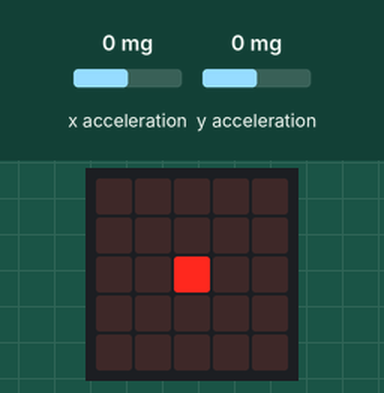
Simulated run of this program. Board: BBC micro:bit (MakeCode). Shown: the board's 5×5 LED display. The inputs (shaded band) are chosen by the test bench; at power-on: x acceleration 0 mg, y acceleration 0 mg.

Above: at 1.2 s.
1.3 s: x acceleration set to -91 mg
2.8 s: x acceleration set to -105 mg
At 2.96 s:
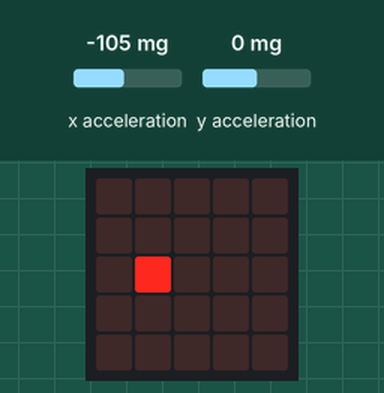
At 4.3 s:
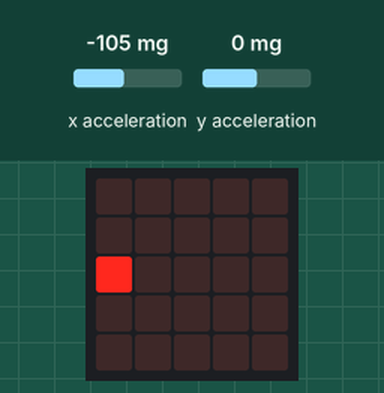
4.6 s: y acceleration set to -91 mg
6.1 s: y acceleration set to -105 mg
At 6.8 s:
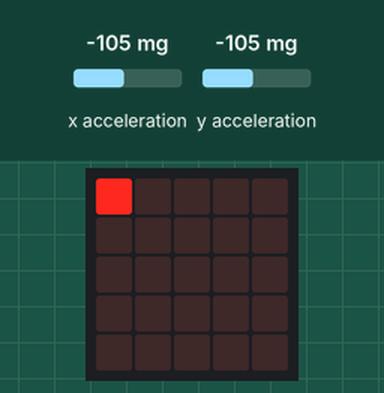
7.9 s: x acceleration set to 96 mg
9.4 s: x acceleration set to 106 mg
At 10.4 s:
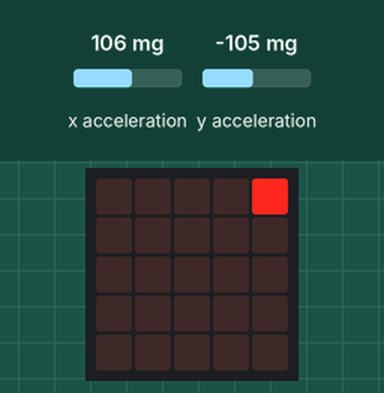
Timing chart, 0 to 12.2 s (numbered marks = the images above; inputs shaded):
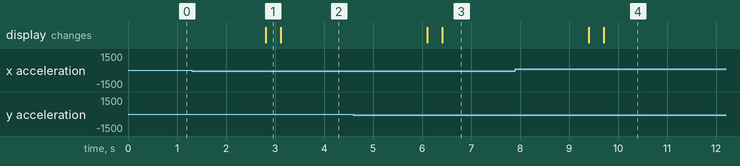

The program:

main.ts
```typescript
let acc_Y = 0
let acc_X = 0
let pos_x = 2
let pos_y = 2
basic.forever(function () {
    acc_X = input.acceleration(Dimension.X)
    acc_Y = input.acceleration(Dimension.Y)
    if (acc_X > 100 && pos_x < 4) {
        pos_x += 1
    }
    if (acc_X < -100 && pos_x > 0) {
        pos_x += -1
    }
    if (acc_Y > 100 && pos_y < 4) {
        pos_y += 1
    }
    if (acc_Y < -100 && pos_y > 0) {
        pos_y += -1
    }
    basic.clearScreen()
    led.plot(pos_x, pos_y)
})
```

test.ts
```typescript
// 在這裡測試；當此封包作為擴充功能時，將不會編譯此內容。
```

Measured:
- the behaviour switches between -100 and -101 mg on x acceleration (found by bisection; images 0 and 1)
- the behaviour switches between -100 and -101 mg on y acceleration (found by bisection; images 2 and 3)
- the behaviour switches between 100 and 101 mg on x acceleration (found by bisection; images 3 and 4)
- after the input at 1.3 s, every drawn part: stays the same
- after the input at 2.8 s, the display: changes at once (image 1)
- after the input at 4.6 s, every drawn part: stays the same
- after the input at 6.1 s, the display: first changes at once (image 3 shows a later state)
- after the input at 7.9 s, every drawn part: stays the same
- after the input at 9.4 s, the display: first changes at once (image 4 shows a later state)
